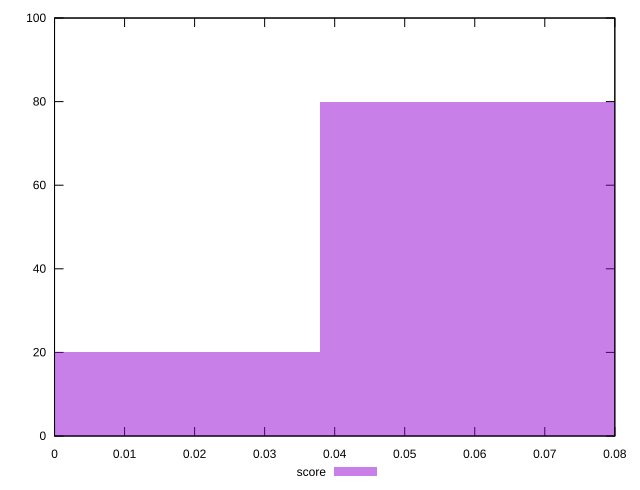

Source code (gnuplot):
reset

$score <<EOF
0.07576669056059844 80
0 20
EOF

set key outside below
set boxwidth 0.07576669056059844
set xrange [0:0.08]
set yrange [0:100]
set trange [0:100]
set style fill transparent solid 0.5 noborder
set terminal svg size 640, 490 enhanced background rgb 'white'
set output "report_00026_2021-02-22T21:38:55.199Z/cumulative-layout-shift/samples/pages+cached+noadtech+nomedia+nocss/score/histogram.svg"

plot $score title "score" with boxes

reset
